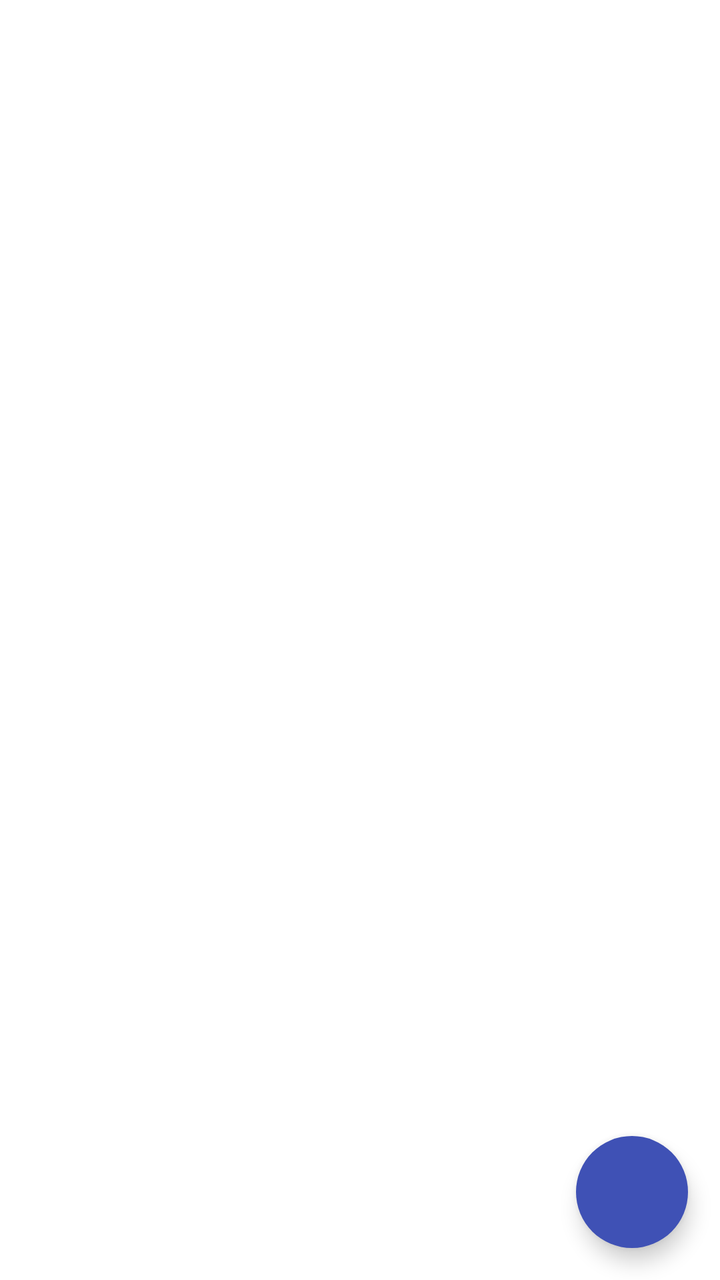
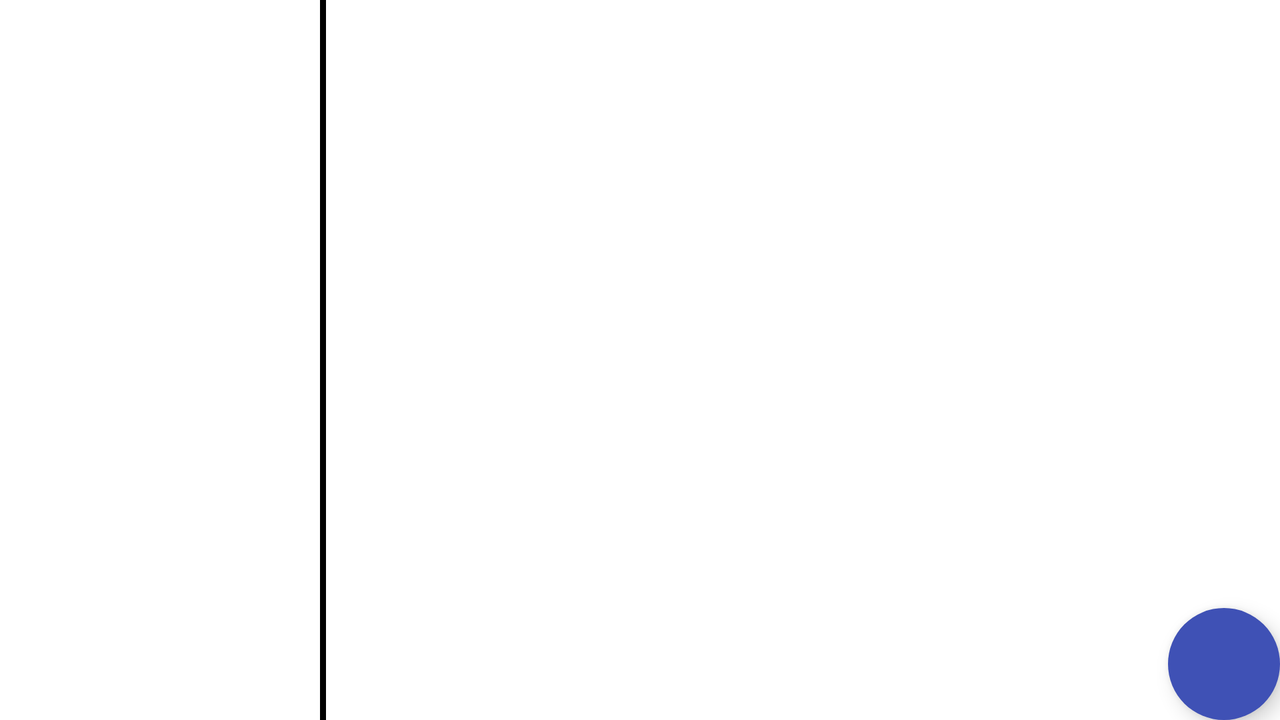

Two renders of one Android screen. The first uses the default layout on a phone; the second uses the alternative layout the repository ships for a different screen configuration, on a matching device. The two XML files are below.
<!-- AndroidManifest.xml: application theme Theme.FileManager2 -->
<!-- res/layout/fragment_all.xml -->
<?xml version="1.0" encoding="utf-8"?>
<FrameLayout xmlns:android="http://schemas.android.com/apk/res/android"
    xmlns:app="http://schemas.android.com/apk/res-auto"
    xmlns:tools="http://schemas.android.com/tools"
    android:id="@+id/allFragmentLayout"
    android:layout_width="match_parent"
    android:layout_height="match_parent"
    tools:context="com.example.filemanager2.AllFragment">

    <androidx.constraintlayout.widget.ConstraintLayout
        android:layout_width="match_parent"
        android:layout_height="match_parent"
        tools:context=".MainActivity">

        <androidx.recyclerview.widget.RecyclerView
            android:id="@+id/allRecyclerviewFile"
            android:layout_width="match_parent"
            android:layout_height="match_parent" />


    </androidx.constraintlayout.widget.ConstraintLayout>

    <com.google.android.material.floatingactionbutton.FloatingActionButton
        android:id="@+id/add_file"
        android:layout_width="wrap_content"
        android:layout_height="wrap_content"
        android:layout_gravity="end|bottom"
        android:layout_margin="16dp"
        android:src="@drawable/ic_plus"
        app:backgroundTint="@color/colorPrimary"
        app:borderWidth="0dp"
        app:elevation="6dp"
        app:rippleColor="@color/colorAccent"
        tools:ignore="MissingConstraints" />

</FrameLayout>
<!-- resources referenced by this layout -->
<resources>
  <color name="colorAccent">#FF4081</color>
  <color name="colorPrimary">#3F51B5</color>
  <style name="Theme.FileManager2" parent="Theme.MaterialComponents.DayNight.DarkActionBar">
          
          <item name="colorPrimary">@color/purple_500</item>
          <item name="colorPrimaryVariant">@color/purple_700</item>
          <item name="colorOnPrimary">@color/white</item>
          
          <item name="colorSecondary">@color/teal_200</item>
          <item name="colorSecondaryVariant">@color/teal_700</item>
          <item name="colorOnSecondary">@color/black</item>
          
          <item name="android:statusBarColor">?attr/colorPrimaryVariant</item>
          
      </style>
  <color name="purple_500">#FF6200EE</color>
  <color name="purple_700">#FF3700B3</color>
  <color name="white">#FFFFFFFF</color>
  <color name="teal_200">#FF03DAC5</color>
  <color name="teal_700">#FF018786</color>
  <color name="black">#FF000000</color>
</resources>
<!-- res/layout-land/fragment_all.xml (the repository's variant of the layout above) -->
<!-- drawn on the phone turned sideways -->
<?xml version="1.0" encoding="utf-8"?>
<androidx.constraintlayout.widget.ConstraintLayout xmlns:android="http://schemas.android.com/apk/res/android"
    xmlns:app="http://schemas.android.com/apk/res-auto"
    xmlns:tools="http://schemas.android.com/tools"
    android:layout_width="match_parent"
    android:layout_height="match_parent">

    <androidx.recyclerview.widget.RecyclerView
        android:id="@+id/allRecyclerviewFile"
        android:layout_width="0dp"
        android:layout_height="match_parent"
        app:layout_constraintStart_toStartOf="parent"
        app:layout_constraintEnd_toStartOf="@id/allSelectedFileView"
        app:layout_constraintWidth_percent="0.25" />

    <FrameLayout
        android:id="@+id/allSelectedFileView"
        android:layout_width="0dp"
        android:layout_height="match_parent"
        android:layout_marginStart="10dp"
        app:layout_constraintStart_toEndOf="@id/allRecyclerviewFile"
        app:layout_constraintEnd_toEndOf="parent" />

    <View
        android:layout_width="3dp"
        android:layout_height="match_parent"
        app:layout_constraintVertical_weight="1"
        android:background="@color/black"
        app:layout_constraintLeft_toRightOf="@+id/allRecyclerviewFile"/>

    <com.google.android.material.floatingactionbutton.FloatingActionButton
        android:id="@+id/add_file"
        android:layout_width="wrap_content"
        android:layout_height="wrap_content"
        android:src="@drawable/ic_plus"
        app:backgroundTint="@color/colorPrimary"
        app:borderWidth="0dp"
        app:elevation="6dp"
        app:layout_constraintBottom_toBottomOf="parent"
        app:layout_constraintRight_toRightOf="parent"
        app:rippleColor="@color/colorAccent"
        tools:ignore="MissingConstraints" />

</androidx.constraintlayout.widget.ConstraintLayout>
<!-- resources referenced by the variant -->
<!-- as the phone turned sideways resolves them -->
<resources>
  <color name="black">#FF000000</color>
  <color name="colorAccent">#FF4081</color>
  <color name="colorPrimary">#3F51B5</color>
  <style name="Theme.FileManager2" parent="Theme.MaterialComponents.DayNight.DarkActionBar">
          
          <item name="colorPrimary">@color/purple_500</item>
          <item name="colorPrimaryVariant">@color/purple_700</item>
          <item name="colorOnPrimary">@color/white</item>
          
          <item name="colorSecondary">@color/teal_200</item>
          <item name="colorSecondaryVariant">@color/teal_700</item>
          <item name="colorOnSecondary">@color/black</item>
          
          <item name="android:statusBarColor">?attr/colorPrimaryVariant</item>
          
      </style>
  <color name="purple_500">#FF6200EE</color>
  <color name="purple_700">#FF3700B3</color>
  <color name="white">#FFFFFFFF</color>
  <color name="teal_200">#FF03DAC5</color>
  <color name="teal_700">#FF018786</color>
</resources>
